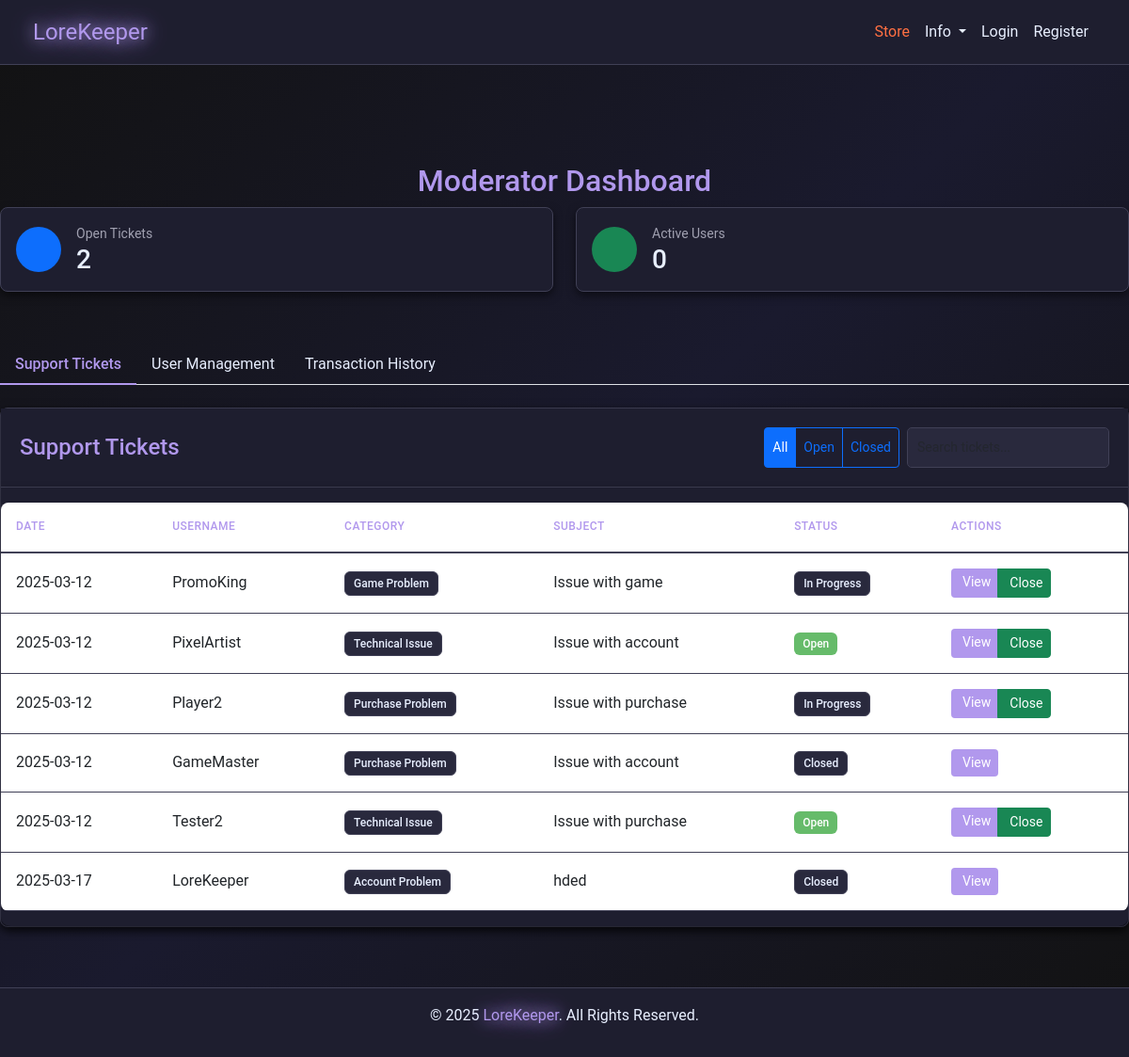
Screenshot of /moderator/dashboard with the database file from the repository.
### models.py (models this page shows)
class SupportTicket(db.Model):
    __tablename__ = "support_tickets"
    id = db.Column(db.Integer, primary_key=True)
    user_id = db.Column(db.Integer, db.ForeignKey("users.id"), nullable=False)
    category = db.Column(db.String(100), nullable=False)
    subject = db.Column(db.String(100), nullable=False)
    message = db.Column(db.Text, nullable=False)
    status = db.Column(db.String(20), default="Open", index=True)
    created_at = db.Column(db.DateTime, default=datetime.utcnow)
    responses = db.relationship(
        "SupportTicketResponse",
        back_populates="ticket",
        lazy="dynamic",
        cascade="all, delete-orphan",
    )
    user = db.relationship("User", back_populates="tickets")

class User(db.Model):
    __tablename__ = "users"
    id = db.Column(db.Integer, primary_key=True)
    username = db.Column(db.String(64), nullable=False, index=True)
    email = db.Column(db.String(128), unique=True, nullable=False, index=True)
    password = db.Column(db.String(128), nullable=False)
    bio = db.Column(db.String(256), default="")
    privilege_id = db.Column(db.Integer, db.ForeignKey("privileges.id"), default=1)
    created_at = db.Column(db.DateTime, default=datetime.utcnow)
    status = db.Column(db.String(64), default="Active", index=True)
    purchases = db.relationship(
        "Purchase", back_populates="user", lazy=True, cascade="all, delete-orphan"
    )
    subscriptions = db.relationship(
        "Subscription", back_populates="user", lazy=True, cascade="all, delete-orphan"
    )
    received_transactions = db.relationship(
        "Receipt", foreign_keys="Receipt.receiver_id", back_populates="receiver"
    )
    tickets = db.relationship("SupportTicket", back_populates="user")
    responses = db.relationship("SupportTicketResponse", back_populates="responder")
    balance_logs = db.relationship("TransactionLog", back_populates="user")
    game_states = db.relationship("GameState", back_populates="user")
    grindstone_items = db.relationship("GrindStoneItem", back_populates="user")
    community_posts = db.relationship("CommunityPost", back_populates="creator")
    community_replies = db.relationship("CommunityReply", back_populates="creator")
    balance = db.Column(db.Integer, default=0)
    pending_balance = db.Column(db.Integer, default=0)

### app.py (the view)
@app.route("/moderator/dashboard", methods=["GET", "POST"])
def moderator_dashboard():
    tickets = SupportTicket.query.all()
    return render_template(
        "moderator_dashboard.html",
        tickets=tickets,
        get_username_from_id=get_username_from_id,
    )

### app.py (called while the page is built, shortened)
@app.after_request
def add_header(response):
    response.headers["Cache-Control"] = "no-store"
    return response

@app.route("/get_username_from_id/<int:user_id>")
def get_username_from_id(user_id):
    user = User.query.filter_by(id=user_id).first()
    return user.username

@app.route("/getCookie", methods=["POST", "GET"])
def getCookie():
    try:
        user_id = request.cookies.get("user_id")
    except Exception as e:
        print(f"Error getting cookie: {e}")
        session.clear()
    return redirect(url_for("home"))

@app.before_request
def before_request():
    try:
        if session.get("user_id"):
            session.permanent = True
        else:
            getCookie()
    except Exception:
        session.clear()

### templates/moderator_dashboard.html (shortened to what this page needs)
{% extends "nav_footer_template.html" %}
{% block content %}
<div class="container mt-5 admin-dashboard">
    <h2 class="text-center" style="color: var(--accent-color);">Moderator Dashboard</h2>
    <div class="row mb-4">
        <div class="col-md-6">
            <div class="admin-card p-3">
                <div class="d-flex align-items-center">
                    <div class="stats-icon bg-primary">
                    </div>
                    <div class="ms-3">
                        <div class="small text-muted">Open Tickets</div>
                        <div class="h3 mb-0">{{ tickets|selectattr('status', 'eq', 'Open')|list|length }}</div>
                    </div>
                </div>
            </div>
        </div>
        <div class="col-md-6">
            <div class="admin-card p-3">
                <div class="d-flex align-items-center">
                    <div class="stats-icon bg-success">
                    </div>
                    <div class="ms-3">
                        <div class="small text-muted">Active Users</div>
                        <div class="h3 mb-0">{{ users|selectattr('is_banned', 'eq', false)|list|length }}</div>
                    </div>
                </div>
            </div>
        </div>
    </div>
    <ul class="nav nav-tabs mb-4" id="moderatorTabs" role="tablist">
        <li class="nav-item">
            <a class="nav-link active" id="tickets-tab" data-bs-toggle="tab" href="#tickets" role="tab" style="color: var(--accent-color);">Support Tickets</a>
        </li>
        <li class="nav-item">
            <a class="nav-link" id="users-tab" data-bs-toggle="tab" href="#users" role="tab" style="color: var(--accent-color);">User Management</a>
        </li>
        <li class="nav-item">
            <a class="nav-link" id="transactions-tab" data-bs-toggle="tab" href="#transactions" role="tab" style="color: var(--accent-color);">Transaction History</a>
        </li>
    </ul>
    <div class="tab-content" id="moderatorTabContent">
        <div class="tab-pane fade show active" id="tickets" role="tabpanel">
            <div class="admin-card">
                <div class="card-header">
                    <div class="d-flex justify-content-between align-items-center">
                        <h5 class="card-title mb-0">Support Tickets</h5>
                        <div class="d-flex gap-2">
                            <div class="btn-group">
                                <button type="button" class="btn btn-sm btn-outline-primary active" onclick="filterTickets('all')">
                                    All
                                </button>
                                <button type="button" class="btn btn-sm btn-outline-primary" onclick="filterTickets('open')">
                                    Open
                                </button>
                                <button type="button" class="btn btn-sm btn-outline-primary" onclick="filterTickets('closed')">
                                    Closed
                                </button>
                            </div>
                            <input type="text" class="form-control form-control-sm" placeholder="Search tickets..." id="ticketSearch">
                        </div>
                    </div>
                </div>
                <div class="card-body p-0">
                    <div class="table-responsive">
                        <table class="table admin-table">
                            <thead>
                                <tr>
                                    <th>Date</th>
                                    <th>Username</th>
                                    <th>Category</th>
                                    <th>Subject</th>
                                    <th>Status</th>
                                    <th>Actions</th>
                                </tr>
                            </thead>
                            <tbody>
                                {% for ticket in tickets %}
                                <tr>
                                    <td>{{ ticket.created_at.strftime('%Y-%m-%d') }}</td>
                                    <td>{{ get_username_from_id(ticket.user_id) }}</td>
                                    <td>
                                        <span class="badge bg-secondary">{{ ticket.category }}</span>
                                    </td>
                                    <td>{{ ticket.subject }}</td>
                                    <td>
                                        <span class="badge {% if ticket.status == 'Open' %}bg-success{% else %}bg-secondary{% endif %}">
                                            {{ ticket.status }}
                                        </span>
                                    </td>
                                    <td>
                                        <div class="btn-group">
                                            <a href="{{ url_for('view_ticket', ticket_id=ticket.id) }}" class="btn btn-sm btn-primary">
                                                View
                                            </a>
                                            {% if ticket.status != 'Closed' %}
                                            <button type="button" class="btn btn-sm btn-success" onclick="closeTicket('{{ ticket.id }}')">
                                                Close
                                            </button>
                                            {% endif %}
                                        </div>
                                    </td>
                                </tr>
                                {% endfor %}
                            </tbody>
                        </table>
                    </div>
                </div>
            </div>
        </div>
    </div>
</div>
{% endblock %}

### static/css/style.css (style rules this page uses)
:root { --background-color: #121212; --text-color: #E8EFFF; --text-muted: #a1a1b1; --accent-color: #b198ed; --card-background: #1e1e2f; --input-background: #29293d; --input-border: #404056; --btn-hover: #9b84d6; --store-btn-color: #ff7043; --store-btn-hover: #ff5722; --card-shadow: rgba(0, 0, 0, 0.5); --section-padding: 60px; --element-spacing: 20px; --accent-rgb: 177, 152, 237; --store-bg: #0d0d15; --store-card-bg: #1a1a2a; --store-accent: #b198ed; --store-text: #e8efff; --store-muted: #a1a1b1; --store-border: #2a2a40; --store-hover: #9b84d6; --basic-color: #5f9dff; --premium-color: #66bb6a; --ultimate-color: #ef5350; --primary-accent: #8a5cf7; --primary-light: #b198ed; --primary-dark: #6c40e0; --secondary-accent: #ff7043; --secondary-light: #ff9e80; --secondary-dark: #e64a19; --text-light: #e8efff; --card-bg: rgba(30, 30, 47, 0.95); --card-bg-hover: rgba(43, 43, 70, 0.95); --dark-bg: #121219; --border-color: rgba(255, 255, 255, 0.1); --success: #66bb6a; --danger: #ef5350; --warning: #ffa726; --info: #29b6f6; }
body { margin: 0; padding: 0; font-family: 'Roboto', sans-serif; background: linear-gradient(135deg, #121212, #1a1a2e, #121212); background-size: cover; background-repeat: no-repeat; background-attachment: fixed; color: var(--text-color); line-height: 1.6; display: flex; flex-direction: column; min-height: 100vh; overflow-x: hidden; }
.navbar-brand, .nav-link { color: var(--text-color) !important; transition: color 0.2s ease-in-out; }
.card, .card-header, .card-body { background-color: var(--card-background); color: var(--text-color); border: none; border-radius: 10px; box-shadow: 0 4px 10px var(--card-shadow); }
.form-control { background-color: var(--input-background); border: 1px solid var(--input-border); color: var(--text-color); }
.text-muted { color: var(--text-muted) !important; }
.text-center { text-align: center; }
.mb-4 { margin-bottom: 1.5rem; }
.container { width: 100%; max-width: 1200px; margin: 0 auto; padding: 0 15px; box-sizing: border-box; }
.card-header { background-color: var(--card-background); border-bottom: 1px solid var(--input-border); text-align: center; padding: 20px; }
.card-body { padding: 30px; background-color: var(--card-background); border-radius: 0 0 10px 10px; }
.form-control { background-color: var(--input-background); border: 1px solid var(--input-border); color: var(--text-color); padding: 10px; border-radius: 5px; }
.card-body { padding: 30px; }
.btn-primary { background-color: var(--accent-color); border: none; transition: background-color 0.3s ease, transform 0.2s ease; }
.admin-dashboard { padding: 2rem 0; }
.admin-card { background-color: var(--card-background); border: 1px solid var(--input-border); border-radius: 8px; margin-bottom: 2rem; box-shadow: 0 4px 10px var(--card-shadow); }
.admin-card .card-title { color: var(--accent-color); font-size: 1.5rem; margin-bottom: 1.5rem; }
.admin-card .card-body { padding: 1.5rem; }
.admin-table { width: 100%; background-color: var(--card-background); color: var(--text-color); border-radius: 8px; overflow: hidden; margin-top: 1rem; }
.admin-table thead { background-color: var(--input-background); }
.admin-table th { color: var(--accent-color); font-weight: 600; padding: 1rem; border-bottom: 2px solid var(--input-border); }
.admin-table td { padding: 1rem; vertical-align: middle; border-bottom: 1px solid var(--input-border); }
.admin-table tbody tr { transition: background-color 0.3s ease; }
.badge { padding: 0.5em 1em; font-weight: 500; border-radius: 6px; }
.badge.bg-secondary { background-color: var(--input-background) !important; color: var(--text-color); border: 1px solid var(--input-border); }
.badge.bg-success { background-color: var(--success) !important; }

### rows the page displays
SupportTicket: created_at "2025-03-12", category "Game Problem", subject "Issue with game", status "In Progress"
User: username "PromoKing"
SupportTicket: created_at "2025-03-12", category "Technical Issue", subject "Issue with account", status "Open"
User: username "PixelArtist"
SupportTicket: created_at "2025-03-12", category "Purchase Problem", subject "Issue with purchase", status "In Progress"
User: username "Player2"
SupportTicket: created_at "2025-03-12", category "Purchase Problem", subject "Issue with account", status "Closed"
User: username "GameMaster"
SupportTicket: created_at "2025-03-12", category "Technical Issue", subject "Issue with purchase", status "Open"
User: username "Tester2"
SupportTicket: created_at "2025-03-17", category "Account Problem", subject "hded", status "Closed"
User: username "LoreKeeper"

### other values shown
{{ tickets|selectattr('status', 'eq', 'Open')|list|length }} "2"
{{ users|selectattr('is_banned', 'eq', false)|list|length }} "0"
